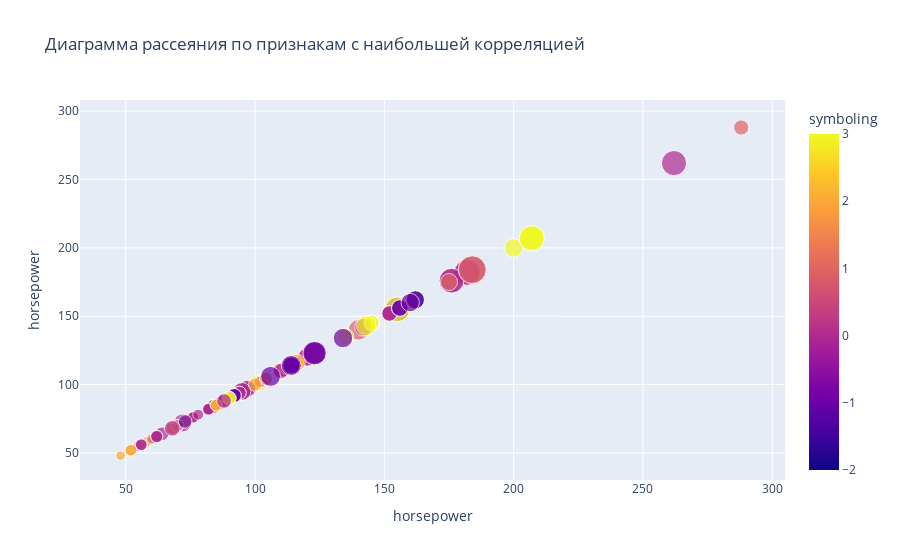

Source (notebook cell):
### Code cell
features = data.drop(columns=["symboling"])

corr_matrix = features.corr().abs()
corr_matrix.values[[range(len(corr_matrix))]*2] = 0

x_feature, y_feature = corr_matrix.unstack().idxmax()

size_feature = [col for col in features.columns if col not in (x_feature, y_feature)][0]

fig = px.scatter(
    data,
    x=x_feature,
    y=y_feature,
    color="symboling",
    size=size_feature,
    title="Диаграмма рассеяния по признакам с наибольшей корреляцией"
)

fig.show()

### Figure 1 — Plotly figure (JSON) as saved in the notebook; plotly's stock layout.template omitted (floating-point values rounded to 4 significant figures; data arrays with more than 128 entries replaced by an {"elided": "..."} marker saying what was removed)
{"data": [{"hovertemplate": "horsepower=%{y}<br>price=%{marker.size}<br>symboling=%{marker.color}<extra></extra>", "legendgroup": "", "marker": {"color": {"elided": "205 int values"}, "coloraxis": "coloraxis", "size": {"elided": "205 float values"}, "sizemode": "area", "sizeref": 113.5, "symbol": "circle"}, "mode": "markers", "name": "", "orientation": "v", "showlegend": false, "type": "scatter", "x": {"elided": "205 float values"}, "xaxis": "x", "y": {"elided": "205 float values"}, "yaxis": "y"}], "layout": {"coloraxis": {"colorbar": {"title": {"text": "symboling"}}, "colorscale": [[0, "#0d0887"], [0.1111, "#46039f"], [0.2222, "#7201a8"], [0.3333, "#9c179e"], [0.4444, "#bd3786"], [0.5556, "#d8576b"], [0.6667, "#ed7953"], [0.7778, "#fb9f3a"], [0.8889, "#fdca26"], [1, "#f0f921"]]}, "legend": {"itemsizing": "constant", "tracegroupgap": 0}, "title": {"text": "Диаграмма рассеяния по признакам с наибольшей корреляцией"}, "xaxis": {"anchor": "y", "domain": [0, 1], "title": {"text": "horsepower"}}, "yaxis": {"anchor": "x", "domain": [0, 1], "title": {"text": "horsepower"}}}}
